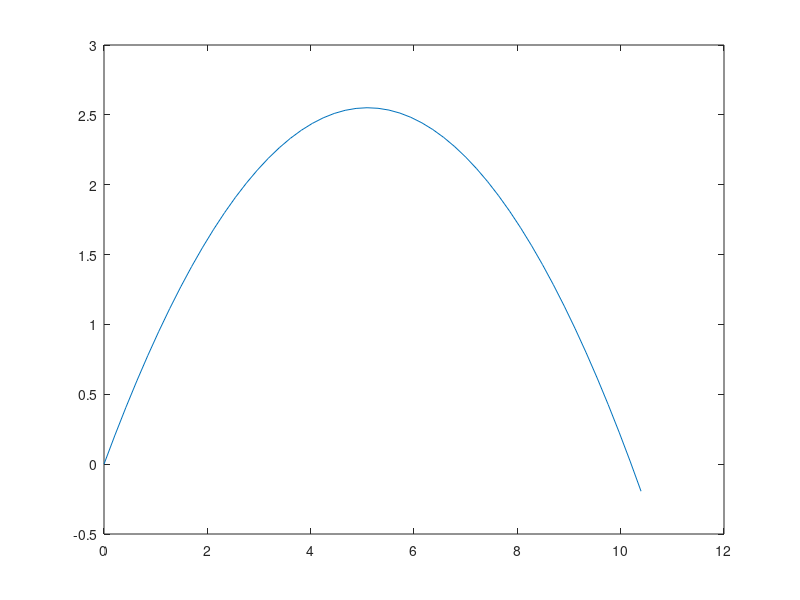

Reproduce this figure in MATLAB.
clc;
clear;
Vi=10;
a=pi/4;
Tmax=3;
nt=100;
dt=Tmax/nt;
g=9.8;
Vx=zeros(1,nt+1);
Vy=zeros(1,nt+1);
x=zeros(1,nt+1);
y=zeros(1,nt+1);
x(1)=0;
y(1)=0;
Vx(1)=Vi*cos(a);
Vy(1)=Vi*sin(a);

i=2;
while(y(i-1)>=0)
    Vx(i)=Vx(i-1);
    Vy(i)=Vy(i-1)-g*dt;
    x(i)=x(i-1) + Vx(i-1)*dt;
    y(i)=y(i-1) + Vy(i-1)*dt-1/2*g*(dt)^2;
    i=i+1;
end
plot(x(1:i-1),y(1:i-1));